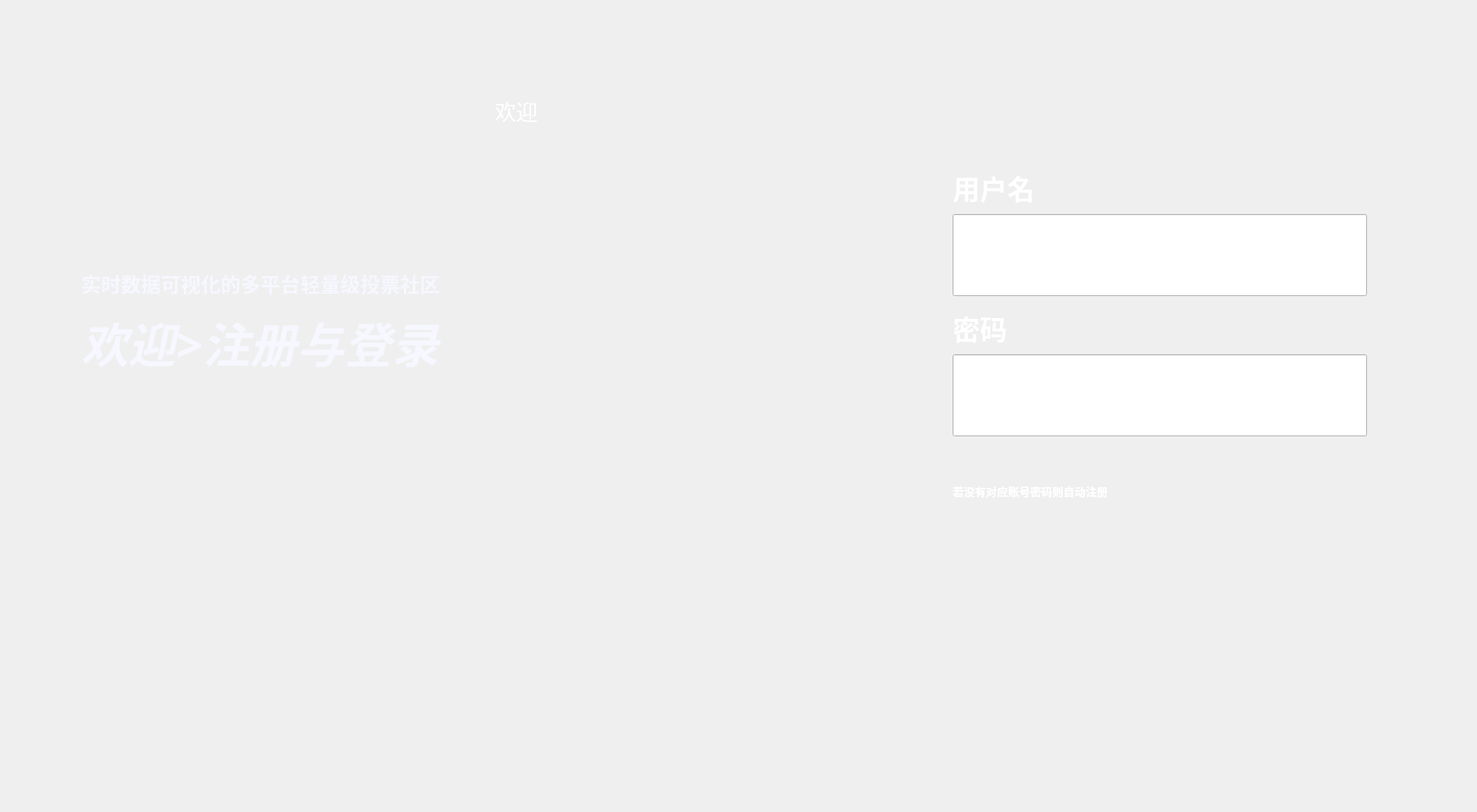
<?xml version="1.0" encoding="UTF-8"?>
<ui version="4.0">
 <class>MainWindow</class>
 <widget class="QMainWindow" name="MainWindow">
  <property name="geometry">
   <rect>
    <x>0</x>
    <y>0</y>
    <width>2000</width>
    <height>1100</height>
   </rect>
  </property>
  <property name="windowTitle">
   <string>欢迎</string>
  </property>
  <property name="autoFillBackground">
   <bool>false</bool>
  </property>
  <widget class="QWidget" name="centralWidget">
   <widget class="QLabel" name="label">
    <property name="geometry">
     <rect>
      <x>0</x>
      <y>0</y>
      <width>2000</width>
      <height>1100</height>
     </rect>
    </property>
    <property name="maximumSize">
     <size>
      <width>2000</width>
      <height>1100</height>
     </size>
    </property>
    <property name="styleSheet">
     <string notr="true">border-image: url(:/resource/NFT.png);</string>
    </property>
    <property name="text">
     <string/>
    </property>
   </widget>
   <widget class="QLabel" name="label_2">
    <property name="geometry">
     <rect>
      <x>40</x>
      <y>20</y>
      <width>651</width>
      <height>221</height>
     </rect>
    </property>
    <property name="styleSheet">
     <string notr="true">border-image: url(:/resource/LOGO.png);</string>
    </property>
    <property name="text">
     <string/>
    </property>
   </widget>
   <widget class="QLabel" name="label_3">
    <property name="geometry">
     <rect>
      <x>110</x>
      <y>300</y>
      <width>991</width>
      <height>311</height>
     </rect>
    </property>
    <property name="font">
     <font>
      <family>微软雅黑</family>
      <pointsize>20</pointsize>
      <weight>75</weight>
      <bold>true</bold>
     </font>
    </property>
    <property name="styleSheet">
     <string notr="true">
color: rgb(246, 247, 255);</string>
    </property>
    <property name="text">
     <string>&lt;html&gt;&lt;head/&gt;&lt;body&gt;&lt;p&gt;实时数据可视化的多平台轻量级投票社区&lt;/p&gt;&lt;p&gt;&lt;span style=&quot; font-size:48pt; font-style:italic;&quot;&gt;欢迎&amp;gt;注册与登录&lt;/span&gt;&lt;br/&gt;&lt;/p&gt;&lt;/body&gt;&lt;/html&gt;</string>
    </property>
   </widget>
   <widget class="QLabel" name="label_4">
    <property name="geometry">
     <rect>
      <x>-430</x>
      <y>600</y>
      <width>1181</width>
      <height>961</height>
     </rect>
    </property>
    <property name="styleSheet">
     <string notr="true">border-image: url(:/resource/Image1.png);</string>
    </property>
    <property name="text">
     <string>&lt;html&gt;&lt;head/&gt;&lt;body&gt;&lt;p&gt;&lt;img src=&quot;:/resource/Image1.png&quot;/&gt;&lt;/p&gt;&lt;/body&gt;&lt;/html&gt;</string>
    </property>
   </widget>
   <widget class="QLabel" name="label_5">
    <property name="geometry">
     <rect>
      <x>1380</x>
      <y>-750</y>
      <width>611</width>
      <height>1281</height>
     </rect>
    </property>
    <property name="text">
     <string>&lt;html&gt;&lt;head/&gt;&lt;body&gt;&lt;p&gt;&lt;img src=&quot;:/resource/LINES.png&quot;/&gt;&lt;/p&gt;&lt;/body&gt;&lt;/html&gt;</string>
    </property>
   </widget>
   <widget class="QLabel" name="label_7">
    <property name="geometry">
     <rect>
      <x>1290</x>
      <y>400</y>
      <width>981</width>
      <height>91</height>
     </rect>
    </property>
    <property name="styleSheet">
     <string notr="true">font: 100 44pt &quot;微软雅黑&quot;;</string>
    </property>
    <property name="text">
     <string>&lt;html&gt;&lt;head/&gt;&lt;body&gt;&lt;p&gt;&lt;span style=&quot; font-size:28pt; font-weight:600; color:#ffffff;&quot;&gt;密码&lt;/span&gt;&lt;/p&gt;&lt;/body&gt;&lt;/html&gt;</string>
    </property>
   </widget>
   <widget class="QLabel" name="label_8">
    <property name="geometry">
     <rect>
      <x>1290</x>
      <y>210</y>
      <width>981</width>
      <height>91</height>
     </rect>
    </property>
    <property name="styleSheet">
     <string notr="true">font: 100 44pt &quot;微软雅黑&quot;;</string>
    </property>
    <property name="text">
     <string>&lt;html&gt;&lt;head/&gt;&lt;body&gt;&lt;p&gt;&lt;span style=&quot; font-size:28pt; font-weight:600; color:#ffffff;&quot;&gt;用户名&lt;/span&gt;&lt;/p&gt;&lt;/body&gt;&lt;/html&gt;</string>
    </property>
   </widget>
   <widget class="QLineEdit" name="lineEdit">
    <property name="geometry">
     <rect>
      <x>1290</x>
      <y>480</y>
      <width>561</width>
      <height>111</height>
     </rect>
    </property>
    <property name="styleSheet">
     <string notr="true">font: 75 28pt &quot;微软雅黑&quot;;</string>
    </property>
   </widget>
   <widget class="QLineEdit" name="lineEdit_2">
    <property name="geometry">
     <rect>
      <x>1290</x>
      <y>290</y>
      <width>561</width>
      <height>111</height>
     </rect>
    </property>
    <property name="styleSheet">
     <string notr="true">font: 75 28pt &quot;微软雅黑&quot;;</string>
    </property>
   </widget>
   <widget class="QLabel" name="label_9">
    <property name="enabled">
     <bool>true</bool>
    </property>
    <property name="geometry">
     <rect>
      <x>1290</x>
      <y>610</y>
      <width>981</width>
      <height>111</height>
     </rect>
    </property>
    <property name="styleSheet">
     <string notr="true">font: 75 10pt &quot;微软雅黑&quot;;
color: rgb(255, 255, 255);</string>
    </property>
    <property name="text">
     <string>&lt;html&gt;&lt;head/&gt;&lt;body&gt;&lt;p&gt;&lt;span style=&quot; font-size:11pt; font-weight:600; color:#ffffff;&quot;&gt;若没有对应账号密码则自动注册&lt;/span&gt;&lt;/p&gt;&lt;/body&gt;&lt;/html&gt;</string>
    </property>
   </widget>
   <widget class="QLabel" name="label_6">
    <property name="geometry">
     <rect>
      <x>670</x>
      <y>100</y>
      <width>400</width>
      <height>101</height>
     </rect>
    </property>
    <property name="styleSheet">
     <string notr="true">font: 75 9pt &quot;微软雅黑&quot;;</string>
    </property>
    <property name="text">
     <string>&lt;html&gt;&lt;head/&gt;&lt;body&gt;&lt;p&gt;&lt;span style=&quot; font-size:22pt; font-weight:400; color:#ffffff;&quot;&gt;欢迎&lt;/span&gt;&lt;/p&gt;&lt;/body&gt;&lt;/html&gt;</string>
    </property>
   </widget>
  </widget>
 </widget>
 <layoutdefault spacing="6" margin="11"/>
 <resources/>
 <connections/>
</ui>
